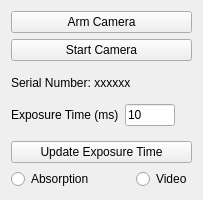
<?xml version="1.0" encoding="UTF-8"?>
<ui version="4.0">
 <class>CameraControlWidget</class>
 <widget class="QWidget" name="CameraControlWidget">
  <property name="geometry">
   <rect>
    <x>0</x>
    <y>0</y>
    <width>203</width>
    <height>200</height>
   </rect>
  </property>
  <property name="minimumSize">
   <size>
    <width>203</width>
    <height>200</height>
   </size>
  </property>
  <property name="maximumSize">
   <size>
    <width>203</width>
    <height>200</height>
   </size>
  </property>
  <property name="windowTitle">
   <string>Form</string>
  </property>
  <layout class="QGridLayout" name="gridLayout">
   <item row="2" column="0">
    <widget class="QLabel" name="serial_label">
     <property name="text">
      <string>Serial Number: xxxxxxxx</string>
     </property>
    </widget>
   </item>
   <item row="0" column="0" colspan="2">
    <widget class="QPushButton" name="arm_pushButton">
     <property name="text">
      <string>Arm Camera</string>
     </property>
    </widget>
   </item>
   <item row="5" column="0" colspan="2">
    <widget class="QPushButton" name="exposure_pushButton">
     <property name="text">
      <string>Update Exposure Time</string>
     </property>
    </widget>
   </item>
   <item row="1" column="0" colspan="2">
    <widget class="QPushButton" name="start_pushButton">
     <property name="text">
      <string>Start Camera</string>
     </property>
    </widget>
   </item>
   <item row="6" column="0">
    <widget class="QRadioButton" name="video_radioButton">
     <property name="text">
      <string>Absorption</string>
     </property>
    </widget>
   </item>
   <item row="6" column="1">
    <widget class="QRadioButton" name="absorption_radioButton">
     <property name="text">
      <string>Video</string>
     </property>
    </widget>
   </item>
   <item row="3" column="0" colspan="2">
    <layout class="QFormLayout" name="exposure_formLayout">
     <item row="0" column="0">
      <widget class="QLabel" name="exposure_label">
       <property name="text">
        <string>Exposure Time (ms)</string>
       </property>
      </widget>
     </item>
     <item row="0" column="1">
      <widget class="QLineEdit" name="exposure_lineEdit">
       <property name="maximumSize">
        <size>
         <width>50</width>
         <height>16777215</height>
        </size>
       </property>
       <property name="text">
        <string>10</string>
       </property>
      </widget>
     </item>
    </layout>
   </item>
  </layout>
 </widget>
 <resources/>
 <connections/>
</ui>
